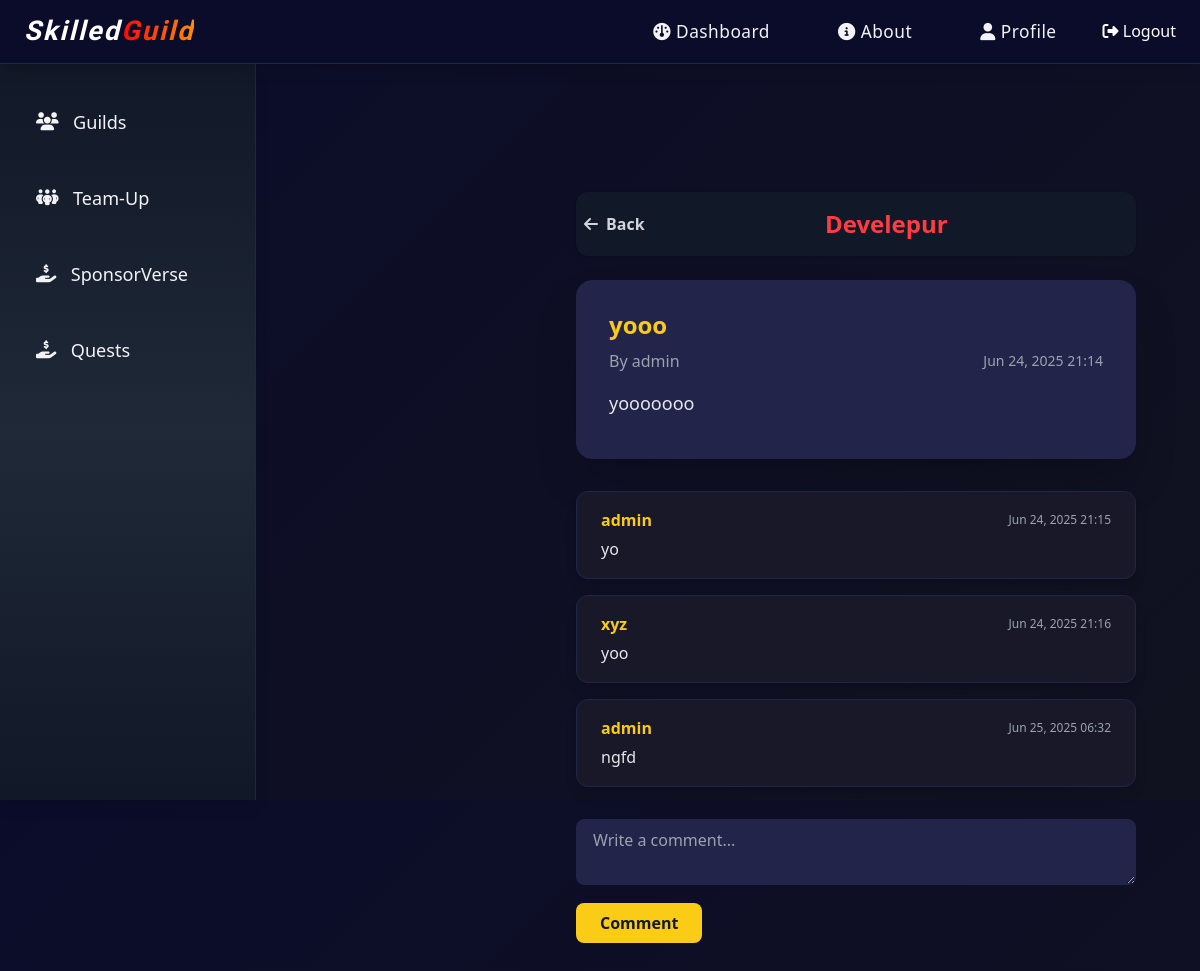
Screenshot of /guilds/2/post/3/ (signed in) with the database file from the repository.
### skilledguild/models.py (models this page shows, shortened)
class Guild(models.Model):
    name = models.CharField(max_length=100, unique=True)
    description = models.TextField()
    icon_url = models.URLField(blank=True, null=True)
    theme_color = models.CharField(max_length=16, blank=True, null=True, help_text='Hex color for card accent')
    members = models.ManyToManyField(User, related_name='guilds', blank=True)

class Post(models.Model):
    title = models.CharField(max_length=200)
    content = models.TextField()
    author = models.ForeignKey(User, on_delete=models.CASCADE, related_name='posts')
    guild = models.ForeignKey(Guild, on_delete=models.CASCADE, related_name='posts')
    timestamp = models.DateTimeField(auto_now_add=True)
    likes = models.PositiveIntegerField(default=0)
    image = models.ImageField(upload_to='post_images/', blank=True, null=True)
    tags = models.CharField(max_length=200, blank=True, null=True, help_text='Comma-separated tags')

class Comment(models.Model):
    post = models.ForeignKey(Post, on_delete=models.CASCADE, related_name='comments')
    author = models.ForeignKey(User, on_delete=models.CASCADE, related_name='comments')
    content = models.TextField()
    timestamp = models.DateTimeField(auto_now_add=True)
    parent = models.ForeignKey('self', null=True, blank=True, on_delete=models.CASCADE, related_name='replies')

### skilledguild/views.py (the view)
# urls.py: path('guilds/<int:guild_id>/post/<int:post_id>/', views.post_detail, name='post_detail'),
@login_required
def post_detail(request, guild_id, post_id):
    guild = get_object_or_404(Guild, id=guild_id)
    post = get_object_or_404(Post, id=post_id, guild=guild)
    is_member = request.user in guild.members.all()
    comments = post.comments.select_related('author').order_by('timestamp')
    if request.method == 'POST' and is_member:
        content = request.POST.get('content')
        if content:
            Comment.objects.create(post=post, author=request.user, content=content)
            return redirect('post_detail', guild_id=guild.id, post_id=post.id)
    return render(request, 'skilledguild/post_detail.html', {
        'guild': guild,
        'post': post,
        'comments': comments,
        'is_member': is_member,
    })

### templates/skilledguild/post_detail.html (shortened to what this page needs)
{% extends 'base.html' %}
{% load static %}
{% block content %}
<div class="ml-64 mt-16 max-w-3xl mx-auto p-4 sm:p-8">
    <div class="flex items-center justify-between py-4 px-2 bg-gray-900 rounded-xl shadow mb-6">
        <a href="{% url 'guild_detail' guild.id %}" class="flex items-center gap-2 text-gray-300 hover:text-yellow-400 font-semibold">
            <i class="fa fa-arrow-left"></i> <span class="hidden sm:inline">Back</span>
        </a>
        <div class="flex-1 text-center">
            <span class="text-xl sm:text-2xl font-bold" style="color:{{ guild.theme_color|default:'#ffba08' }}">{{ guild.name }}</span>
        </div>
    </div>
    <div class="bg-[#23244a] border border-[#23244a] rounded-2xl shadow-2xl px-8 py-7 mb-8">
        <div class="text-2xl font-bold text-yellow-400 mb-2">{{ post.title }}</div>
        <div class="flex items-center justify-between mb-4">
            <div class="text-gray-400 text-base">By {{ post.author.username }}</div>
            <div class="text-gray-400 text-sm">{{ post.timestamp|date:'M d, Y H:i' }}</div>
        </div>
        <div class="text-gray-200 text-lg leading-relaxed mb-3">{{ post.content }}</div>
    </div>
    <div class="comments-list flex flex-col gap-4">
        {% for comment in comments %}
            <div class="comment-card bg-[#181828] border border-[#23244a] rounded-xl shadow-lg px-6 py-4">
                <div class="flex items-center justify-between mb-1">
                    <span class="text-yellow-400 font-semibold">{{ comment.author.username }}</span>
                    <span class="text-gray-400 text-xs">{{ comment.timestamp|date:'M d, Y H:i' }}</span>
                </div>
                <div class="text-gray-200 text-base leading-relaxed">{{ comment.content }}</div>
            </div>
        {% empty %}
            <div class="text-gray-400">No comments yet.</div>
        {% endfor %}
    </div>
    {% if is_member %}
    <form id="commentForm" method="post" class="mt-8">
        <textarea name="content" placeholder="Write a comment..." rows="2" required class="w-full bg-[#23244a] text-white border border-[#23244a] rounded-lg px-4 py-2 mb-3 focus:outline-none focus:ring-2 focus:ring-yellow-400"></textarea>
        <button type="submit" class="bg-yellow-400 hover:bg-yellow-500 text-gray-900 font-bold py-2 px-6 rounded-lg transition-all">Comment</button>
    </form>
    {% endif %}
</div>
{% endblock %}

### static/skilledguild/dashboard.css (style rules this page uses)
body { margin: 0; font-family: 'Segoe UI', Arial, sans-serif; background: linear-gradient(135deg, #0b0c2a 0%, #11121f 100%); color: #f3f3f7; min-height: 100vh; }
a, .navbar-menu li a, .sidebar-menu li a { outline: none; }

### rows the page displays
Guild: name "Develepur"
Post: title "yooo", author.username "admin", timestamp "Jun 24, 2025 21:14", content "yooooooo"
Comment: author.username "admin", timestamp "Jun 24, 2025 21:15", content "yo"
Comment: author.username "xyz", timestamp "Jun 24, 2025 21:16", content "yoo"
Comment: author.username "admin", timestamp "Jun 25, 2025 06:32", content "ngfd"
